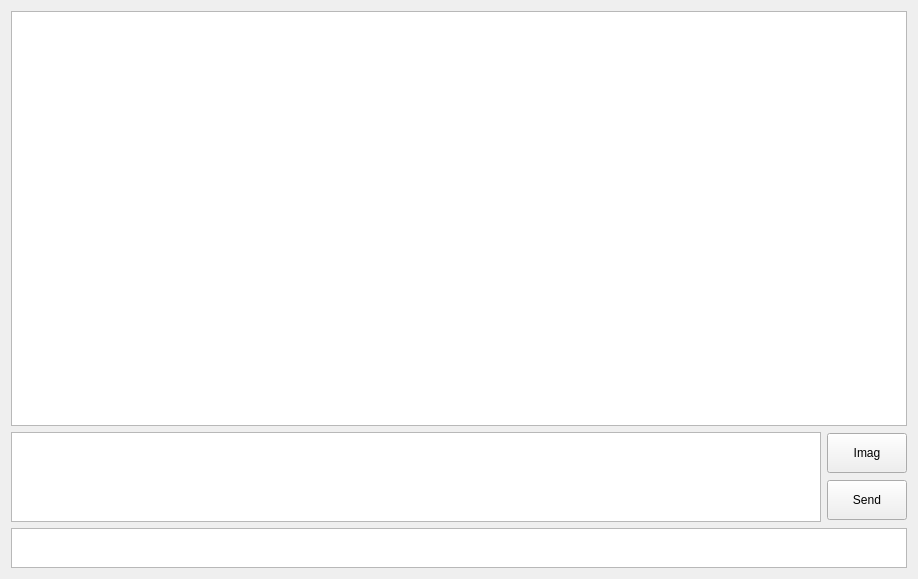
<?xml version="1.0" encoding="UTF-8"?>
<ui version="4.0">
 <class>Widget</class>
 <widget class="QWidget" name="Widget">
  <property name="geometry">
   <rect>
    <x>0</x>
    <y>0</y>
    <width>918</width>
    <height>579</height>
   </rect>
  </property>
  <property name="windowTitle">
   <string>Widget</string>
  </property>
  <layout class="QHBoxLayout" name="horizontalLayout_2">
   <item>
    <layout class="QVBoxLayout" name="verticalLayout_2">
     <item>
      <widget class="QTextBrowser" name="textBrowserMessageShow">
       <property name="sizePolicy">
        <sizepolicy hsizetype="Expanding" vsizetype="Expanding">
         <horstretch>0</horstretch>
         <verstretch>0</verstretch>
        </sizepolicy>
       </property>
       <property name="minimumSize">
        <size>
         <width>0</width>
         <height>0</height>
        </size>
       </property>
      </widget>
     </item>
     <item>
      <layout class="QHBoxLayout" name="horizontalLayout">
       <item>
        <widget class="QTextEdit" name="textEditMessageInput">
         <property name="sizePolicy">
          <sizepolicy hsizetype="Expanding" vsizetype="Minimum">
           <horstretch>0</horstretch>
           <verstretch>0</verstretch>
          </sizepolicy>
         </property>
         <property name="minimumSize">
          <size>
           <width>0</width>
           <height>90</height>
          </size>
         </property>
         <property name="maximumSize">
          <size>
           <width>16777215</width>
           <height>90</height>
          </size>
         </property>
        </widget>
       </item>
       <item>
        <layout class="QVBoxLayout" name="verticalLayout">
         <item>
          <widget class="QPushButton" name="btnImagSelect">
           <property name="sizePolicy">
            <sizepolicy hsizetype="Minimum" vsizetype="Preferred">
             <horstretch>0</horstretch>
             <verstretch>0</verstretch>
            </sizepolicy>
           </property>
           <property name="maximumSize">
            <size>
             <width>16777215</width>
             <height>40</height>
            </size>
           </property>
           <property name="text">
            <string>Imag</string>
           </property>
          </widget>
         </item>
         <item>
          <widget class="QPushButton" name="btnMessageSend">
           <property name="sizePolicy">
            <sizepolicy hsizetype="Minimum" vsizetype="Preferred">
             <horstretch>0</horstretch>
             <verstretch>0</verstretch>
            </sizepolicy>
           </property>
           <property name="maximumSize">
            <size>
             <width>16777215</width>
             <height>40</height>
            </size>
           </property>
           <property name="text">
            <string>Send</string>
           </property>
          </widget>
         </item>
        </layout>
       </item>
      </layout>
     </item>
     <item>
      <widget class="QTextBrowser" name="textBrowserShowServerStatus">
       <property name="sizePolicy">
        <sizepolicy hsizetype="Expanding" vsizetype="Fixed">
         <horstretch>0</horstretch>
         <verstretch>0</verstretch>
        </sizepolicy>
       </property>
       <property name="minimumSize">
        <size>
         <width>40</width>
         <height>0</height>
        </size>
       </property>
       <property name="maximumSize">
        <size>
         <width>16777215</width>
         <height>40</height>
        </size>
       </property>
      </widget>
     </item>
    </layout>
   </item>
  </layout>
 </widget>
 <resources/>
 <connections/>
</ui>
